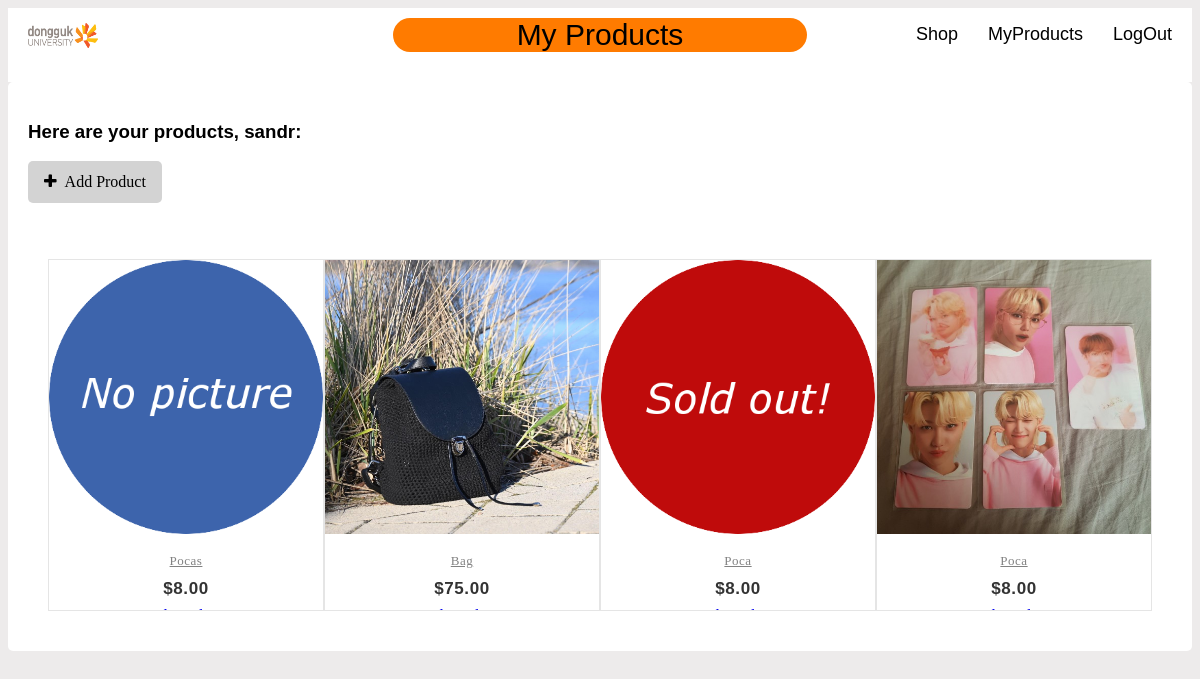
Page /user-products (signed in) on the committed database.
### website/models.py (models this page shows, shortened)
class User(db.Model, UserMixin):
    id = db.Column(db.Integer, primary_key=True)
    username = db.Column(db.String(150))
    password = db.Column(db.String(150))
    products = db.relationship('products', backref='user')
    followed = db.relationship(
        'User', secondary=followers,
        primaryjoin=(followers.c.follower_id == id),
        secondaryjoin=(followers.c.followed_id == id),
        backref=db.backref('followers', lazy='dynamic'), lazy='dynamic')

class products(db.Model):
    id = db.Column(db.Integer, primary_key=True)
    name = db.Column(db.String(80), nullable=False)
    price = db.Column(db.Numeric(10,2), nullable=False)
    picture = db.Column(db.String(200), nullable=False)
    keywords = db.Column(db.String(200), nullable=False)
    description = db.Column(db.Text, nullable=False)
    sold = db.Column(db.String(80), nullable=True)
    user_id = db.Column(db.Integer, db.ForeignKey('user.id'))

### website/views.py (the view)
@views.route('/user-products')
def user_products():
    return render_template("user-products.html", user=current_user, products = products.query.all())

### website/__init__.py (called while the page is built)
def create_app():
    app = Flask(__name__, static_url_path='/website/static')
    app.config['SQLALCHEMY_DATABASE_URI'] = 'sqlite:///team6.sqlite3'
    app.config['SECRET_KEY'] = "qwerasdf"
    db.init_app(app)
    from .views import views
    from .auth import auth
    app.register_blueprint(views, url_prefix='/')
    app.register_blueprint(auth, url_prefix='/')
    from .models import User, products
    create_database(app)
    login_manager = LoginManager()
    login_manager.login_view = 'auth.login'
    login_manager.init_app(app)
    @login_manager.user_loader
    def load_user(id):
        try:
            return User.query.get(int(id))
        except:
            return None
    return app

### website/templates/user-products.html (shortened to what this page needs)
{% extends 'base.html' %}
{% block pageTitle %}
<p>My Products</p>
{% endblock %}
{% block content %}
<h3>Here are your products, {{ current_user.username }}:</h3>
<form action="/add-product">
    <button class="btn"><i class="fa fa-plus">&nbsp; Add Product</i></button>
</form>
<br>
<br>
<div class="container">
    <div class="product-row">
        {% for product in products %}
        {% if current_user.id == product.user.id %}
        <div class="product-grid">
            <div class="product-image">
                <a href={{ url_for('views.product', id = product.id) }}>
                    {% if product.sold == "sold" %}
                    <img class="pic-1" src="/website/static/images/soldout.png">
                    {% else %}
                    <img class="pic-1" src={{'/' + product.picture}}>
                    {% endif %}
                </a>
            </div>
            <div class="product-content">
                <h3 class="title"><a href={{ url_for('views.product', id = product.id) }}>{{ product.name }}</a></h3>
                <div class="price">${{ product.price }}</div>
                <a href={{ url_for('views.edit_product', id = product.id) }}>Edit</a>
                <a href= {{ url_for('views.delete', name = product.name) }}>Delete</a>
            </div>
        </div>
        {% endif %}
        {% endfor %}
    </div>
</div>
{% endblock %}

### website/templates/base.html (shortened to what this page needs)
<!DOCTYPE html>
<html lang="en">
    <head>
        <link rel="stylesheet" href="{{ url_for('static', filename='css/main.css')}}">
        <link rel="stylesheet" href="https://cdnjs.cloudflare.com/ajax/libs/font-awesome/4.7.0/css/font-awesome.min.css">
    </head>
<body>
    <nav>
        <div class="logo"><a href="/"><img src="/website/static/images/Logo.jpeg" width=70 height=25></a></div>
        <div class="pageTitle">
            {% block pageTitle %}
            {% endblock %}
        </div>
        <ul>
            {% if user.is_authenticated %}
            <li><a id="shop" href="/shop">Shop</a></li>
            <li><a id="user-products" href="/user-products">MyProducts</a></li>
            <li><a id="logout" href="/logout">LogOut</a></li>
            {% else %}
            <li><a id="shop" href="/shop">Shop</a></li>
            <li><a id="login" href="/login">LogIn</a></li>
            <li><a id="sign-up" href="/sign-up">SignUp</a></li>
            {% endif %}
        </ul>
    </nav>
    <div class="container">
        {% block content %}
        {% endblock %}
    </div>
</body>
</html>

### website/static/css/main.css (style rules this page uses)
html { font-family: Verdana, Geneva, Tahoma, sans-serif; }
body { background-color: rgb(237, 235, 235); }
nav { background-color: white; overflow: auto; }
.logo { position: absolute; margin-top: 15px; margin-left: 20px; }
.pageTitle { padding: 0; margin: auto; margin-top: -20px; text-align: center; background: rgb(255, 123, 0); color: black; font-size: 30px; border-radius: 18px; width: 35%; }
ul { margin-top: -58px; margin-right: 5px; list-style-type: none; float: right; }
li { position: relative; float: left; padding-left: 15px; padding-right: 15px; }
li a { position: relative; color: black; text-align: center; text-decoration: none; font-size: large; }
.container { border-radius: 5px; padding: 20px; background-color: white; }
.btn { background-color: lightgray; border: none; border-radius: 5px; color: black; padding: 12px 16px; font-size: 16px; cursor: pointer; }
.product-row { display: flex; flex-direction: row; }
.product-grid { width: 25%; font-family: Raleway,sans-serfi; text-align: center; padding: 0 0 72px; border: 1px solid rgba(0,0,0,.1); overflow: hidden; position: relative;z-index: 1; }
.product-grid .product-image { position: relative; transition: all .3s ease 0s }
.product-grid .product-image a { display: block; }
.product-grid .product-image img { width: 100%; height: 100%; margin: auto; }
.product-grid .pic-1 { opacity: 1; transition: all .3s ease-out 0s; }
.product-grid .product-content { background-color:#fff;text-align:center;padding:12px 0;margin:0 auto;position:absolute;left:0;right:0;bottom:-27px;z-index:1;transition:all .3s }
.product-grid .title { font-size:13px;font-weight:400;letter-spacing:.5px;text-transform:capitalize;margin:0 0 10px;transition:all .3s ease 0s }
.product-grid .title a { color:#828282 }
.product-grid .price { color:#333;font-size:17px;font-family:Montserrat,sans-serif;font-weight:700;letter-spacing:.6px;margin-bottom:8px;text-align:center;transition:all .3s }

### rows in the picture
User: username "sandr"
products: picture (placeholder picture), name "Pocas", price "8.00"
products: picture (picture), name "Bag", price "75.00"
products: name "Poca", price "8.00"
products: picture (picture), name "Poca", price "8.00"
